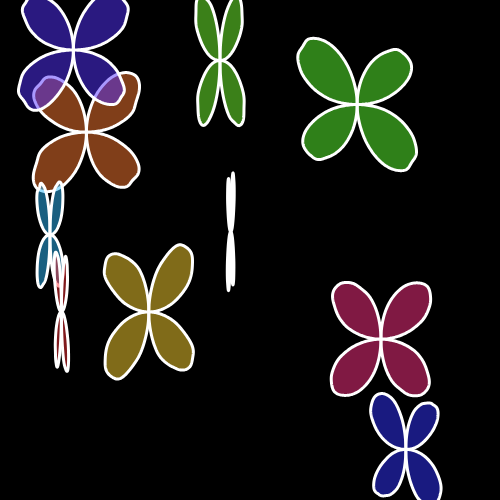
Frame 1 (no input)
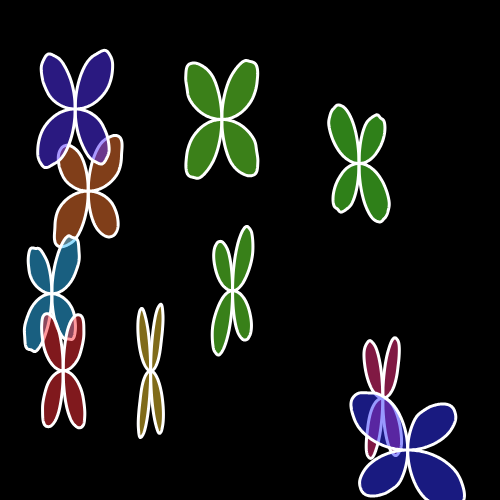
Frame 60 (no input)
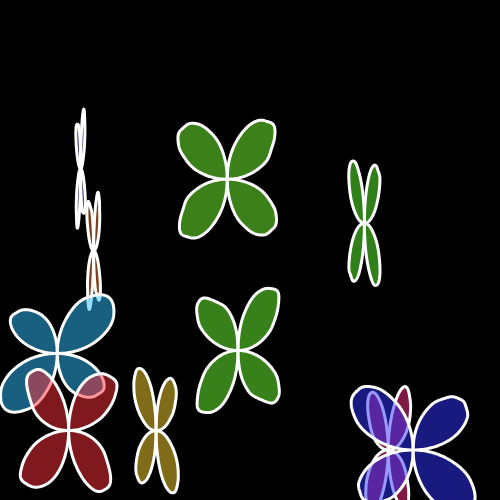
Frame 120 (the mouse pressed at the canvas centre since frame 60)

The p5.js sketch that drew these frames (run headless with seeded random() and noise() and a simulated clock; from frame 60 on, the mouse is pressed at the canvas centre):

// p5.js sketch
// ── sketch.js
let butterflies = [];

//main sketch
function setup() {
  createCanvas(500, 500);

  //for loop, new butterflies
  for (let i = 0; i < 10; i++) {
    butterflies.push(
      new Butterfly({
        x: random(width),
        y: random(height),
        flapSpeed: random(0.005, 0.015),
      }),
    );
  }
}

//draw the class of butterflies
function draw() {
  background(0);
  
  for (let butterfly of butterflies) {
    butterfly.update();
    butterfly.display();
  }
}

//BUTTERFLY CLASS
class Butterfly {
  constructor(props) {
    this.x = props.x;
    this.y = props.y;
    this.flapSpeed = props.flapSpeed;
    this.yoff = random(100);//starting point
    this.flapOffset = random(TWO_PI); // wing timing
    this.wingHue = random(360);      // random color
    this.wingBrightness = random(100,100);
  }
  
  update() {
    // movement
    this.x += sin(frameCount * 0.001) * 1;
    this.y += cos(frameCount * 0.001) * 1;
    
    this.x = constrain(this.x, 50, width - 50);
    this.y = constrain(this.y, 50, height - 50);
  }
  
  display() {
    push();
    translate(this.x, this.y);
    rotate(PI / 2);
    
    // butterfly
    let r = 200;
    stroke(255);
    strokeWeight(3);
    colorMode(HSB, 360, 100, 100, 100);//random colors
    fill(this.wingHue, 80, this.wingBrightness, 50);

    
    let da = PI / 300;//delta angle Pi by points
    let dx = 0.01;//noise patter along the wing
    
    //WINGS - total of 360º
    //right wing
    beginShape();
    let xoff = 0;
    for (let a = -PI / 2; a <= PI / 2; a += da) {//top to bottom - first 90º
      let n = noise(xoff, this.yoff);
      let r = sin(2 * a) * map(n, 0, 1, 50, 100);
      let x = r * cos(a);
      let y = sin(frameCount * this.flapSpeed + this.flapOffset) * r * sin(a);
      vertex(x, y);
      xoff += dx;
    }
    endShape();
    
    //left wing
    beginShape();
    xoff = 0;
    for (let a = PI / 2; a <= 3 * PI / 2; a += da) {//mirrored - remaining 270º
      let n = noise(xoff, this.yoff);
      let r = sin(2 * a) * map(n, 0, 1, 50, 100);
      let x = r * cos(a);
      let y = sin(frameCount * this.flapSpeed + this.flapOffset) * r * sin(a);
      vertex(x, y);
      xoff -= dx;
    }
    endShape();
    
    this.yoff += 0.009;
    pop();
}
}
